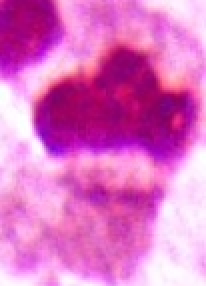
#> input picture ResNet50-master/cell_data/test/original_data_nm/nm (1256).jpg, 103 x 143 px, found by its file name (shown 2 times larger); its folder holds 4 pictures in this run
$ python '常规数据增强.py'
#> lines starting #> are read from the running program, lines starting #| are printed output that depends on the picture
import cv2
import os
import random
import copy
from PIL import ImageEnhance
from PIL import Image
import numpy as np


def check_dir(dir):
    if not os.path.exists(dir):
        os.makedirs(dir)


# 高斯噪音
# [313 lines left out: functions gauss_noise, bs_noise, randomColor, random_rect_rotate, mirror, img_overlap and 3 more, not called in this run]


# 填充图像为正方形，而且要能保证填充后的图像在0到360°旋转的时候，原图像的像素不会损失
def Square_format(img):
    rows, cols = img.shape[:2]
    if rows > cols:
        re = cv2.copyMakeBorder(img, 0, 0, int((rows - cols) / 2), int(rows - cols - int((rows - cols) / 2)),
                                cv2.BORDER_CONSTANT, value=(255, 255, 255))
    elif rows < cols:
        re = cv2.copyMakeBorder(img, int((cols - rows) / 2), int(cols - rows - int((cols - rows) / 2)), 0, 0,
                                cv2.BORDER_CONSTANT, value=(255, 255, 255))
    else:
        return img
    return re


if __name__ == "__main__":
    # image_dir: 存储原图片数据的路径
    # label_dir: 存储原YOLO标注数据的路径
    # out_img_file: 输出增强后图片的路径
    # out_label_file: 增强后yolo格式标注数据的存储路径


    image_dir = "D:/pycharm/Medical-images/MedCV/ResNet50-master/cell_data/test/original_data_nm"
    # label_dir = "D:/pycharm/Medical-images/MedCV/dataset/paper_datasets/datasetC/50000/train/labels"
    out_img_file = "D:/pycharm/Medical-images/MedCV/ResNet50-master/cell_data/test/Square_test_nm"
    # out_label_file = "D:/pycharm/Medical-images/MedCV/dataset/paper_datasets/datasetC/50000/train/augument_labels"
    target_count = 2500

    # augument(image_dir, out_img_file, target_count)
    # test()
    for image in os.listdir(image_dir):
        img = cv2.imread(os.path.join(image_dir, image))
#> img is the input picture: shape (143, 103, 3); mean B, G, R 195.9, 111.6, 221.1
        img = Square_format(img)
#> in Square_format, `re = cv2.copyMakeBorder(img, 0, 0, int((rows - cols) / 2), int(rows - ..`:
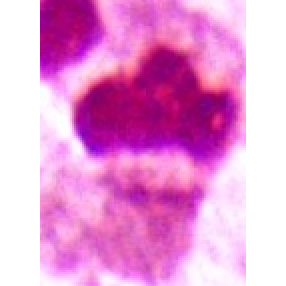
#> re: shape (143, 143, 3) (shown 2 times larger); mean B, G, R 212.4, 151.7, 230.6
        cv2.imwrite(out_img_file + '/' + image, img)
#> pass 2 of the loop `for image in os.listdir(image_dir):`:
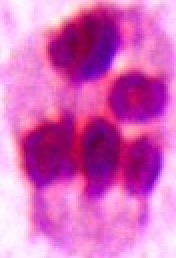
#> input picture ResNet50-master/cell_data/test/original_data_nm/nm (1391).jpg, 88 x 129 px, found by its file name (shown 2 times larger)
#> img is the input picture: shape (129, 88, 3); mean B, G, R 187.4, 102.3, 213.8
#> in Square_format (call 2), `re = cv2.copyMakeBorder(img, 0, 0, int((rows - cols) / 2), int(rows - ..`:
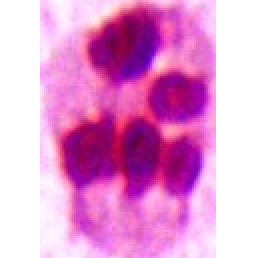
#> re: shape (129, 129, 3) (shown 2 times larger); mean B, G, R 208.9, 150.8, 226.9
#> pass 3 of the loop `for image in os.listdir(image_dir):`:
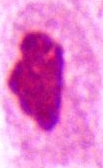
#> input picture ResNet50-master/cell_data/test/original_data_nm/nm (1653).jpg, 103 x 168 px, found by its file name
#> img is the input picture: shape (168, 103, 3); mean B, G, R 205.7, 124.5, 229.5
#> in Square_format (call 3), `re = cv2.copyMakeBorder(img, 0, 0, int((rows - cols) / 2), int(rows - ..`:
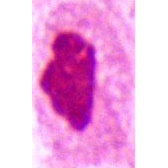
#> re: shape (168, 168, 3); mean B, G, R 224.8, 175, 239.4
#> the loop made 4 passes; the first 3 are shown
